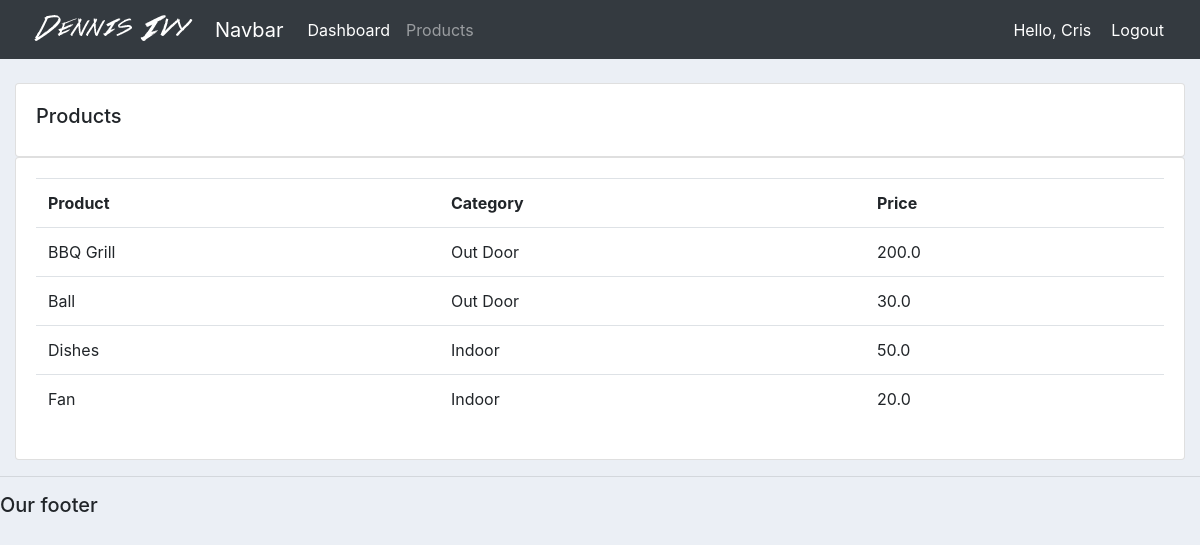
Screenshot of /products/ (signed in) with the database file from the repository.
### accounts/models.py (models this page shows, shortened)
class Product(models.Model):
    CATEGORY = (
        ('Indoor', 'Indoor'),
        ('Out Door', 'Out Door'),
    )
    name = models.CharField(max_length=200, null=True)
    price = models.FloatField(null=True)
    category = models.CharField(max_length=200, null=True, choices=CATEGORY)
    description = models.CharField(max_length=200, null=True, blank=True)
    date_created = models.DateTimeField(auto_now_add=True, null=True)
    tags = models.ManyToManyField(Tag)

### accounts/views.py (the view)
# urls.py: path('products/', views.products, name="products"),
@login_required(login_url='login')
def products(request):
    products = Product.objects.all()
    return render(request, 'accounts/products.html', {'products': products})

### accounts/templates/accounts/products.html (shortened to what this page needs)
{%  extends 'accounts/main.html' %}
{% block content %}
		<br>
		<div class="row">
			<div class="col-md">
				<div class="card card-body">
					<h5>Products</h5>
				</div>
				<div class="card card-body">
					<table class="table">
						<tr>
							<th>Product</th>
							<th>Category</th>
							<th>Price</th>
                        </tr>
                        {% for i in products %}
							<tr>
								<td>{{i.name}}</td>
								<td>{{i.category}}</td>
								<td>{{i.price}}</td>
							</tr>
                        {% endfor %}
                        </table>
				</div>
			</div>
		</div>
{% endblock content %}

### accounts/templates/accounts/navbar.html (shortened to what this page needs)
{% load static %}
<nav class="navbar navbar-expand-lg navbar-dark bg-dark">
  <img src="{% static 'images/logo.png' %}">
    <a class="navbar-brand" href="#">Navbar</a>
    <div class="collapse navbar-collapse" id="navbarNav">
      <ul class="navbar-nav">
        <li class="nav-item active">
          <a class="nav-link" href="{% url 'home' %}">Dashboard</a>
        </li>
        <li class="nav-item">
          <a class="nav-link" href="{% url 'products' %}">Products</a>
        </li>
      </ul>
    </div>
    <span class="hello-msg">Hello, {{request.user}}</span>
    <span><a class="hello-msg" href="{% url 'logout' %}">Logout</a></span>
  </nav>

### static/css/main.css (style rules this page uses)
body { background-color: #ebeff5; }

### accounts/templates/accounts/navbar.html (style rules this page uses)
.hello-msg { font-size: 18 px; color: #fff; margin-right: 20px; }

### rows the page displays
Product: name "BBQ Grill", category "Out Door", price "200.0"
Product: name "Ball", category "Out Door", price "30.0"
Product: name "Dishes", category "Indoor", price "50.0"
Product: name "Fan", category "Indoor", price "20.0"

### other values shown
{{ request.user }} "Cris"
